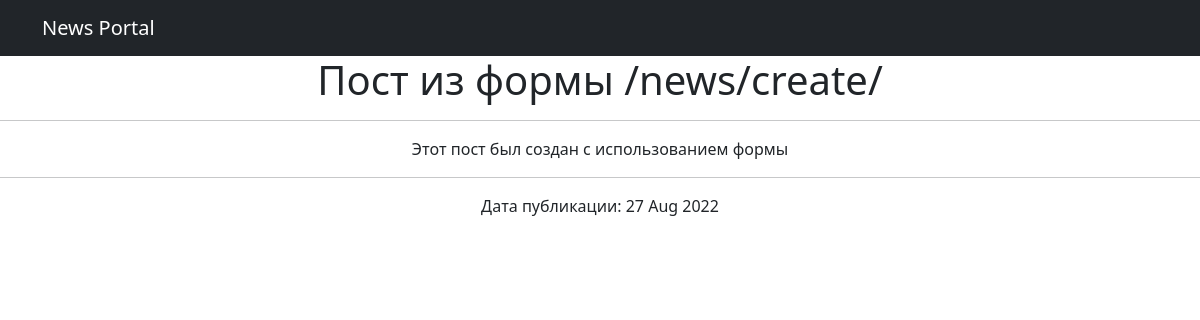
Screenshot of /news/12 with the database file from the repository.
### news/models.py (models this page shows, shortened)
class Post(models.Model):
    ART = 'С'
    NEWS = 'Н'
    TYPES = [(ART, 'Статья'), (NEWS, 'Новость')]
    author = models.ForeignKey(Author, on_delete=models.CASCADE)
    post_type = models.CharField(max_length=10, choices=TYPES)
    created_at = models.DateTimeField(auto_now_add=True)
    post_category = models.ForeignKey(Category, on_delete=models.PROTECT, null=True)
    post_title = models.CharField(max_length=120)
    post_text = models.TextField()
    post_rating = models.IntegerField(default=0)

### news/views.py (the view)
# urls.py: path("<int:pk>", PostDetail.as_view()),
class PostDetail(DetailView):
    model = Post
    template_name = "new.html"
    context_object_name = "post"
    def get_context_data(self, **kwargs):
        context = super().get_context_data(**kwargs)
        context["time_now"] = datetime.utcnow()
        return context

### news/templatetags/custom_filters.py (called while the page is built)
@register.filter()
def censor(value: str):
    bad_words = {'Бяка' : 'Б***',
                 'бяка' : 'б***',
                 'Кака' : 'К***',
                 'кака' : 'к***',
                 'фигня': 'ф****',
                 'Фигня': 'Ф****',
                 'Ерунда': 'Е*****',
                 'ерунда': 'е*****',
                 }
    words = value.split(' ')
    new_text = ''
    for i in range(len(words)):
        if words[i] in bad_words:
            words[i] = bad_words[words[i]]
            new_text += words[i]
            new_text += ' '
        else:
            new_text += words[i]
            new_text += ' '
    return new_text

### templates/new.html (shortened to what this page needs)
{% extends 'flatpages/default.html' %}
{% load custom_filters %}
{% block body %}
<center><h1>{{ post.post_title|censor }}</h1></center>
<hr>
<center>{{ post.post_text|censor }}</center>
<hr>
Дата публикации: {{ post.created_at|date:'d M Y' }}
{% endblock body %}

### rows the page displays
Post: post_title|censor "Пост из формы /news/create/", post_text|censor "Этот пост был создан с использованием формы", created_at "27 Aug 2022"
